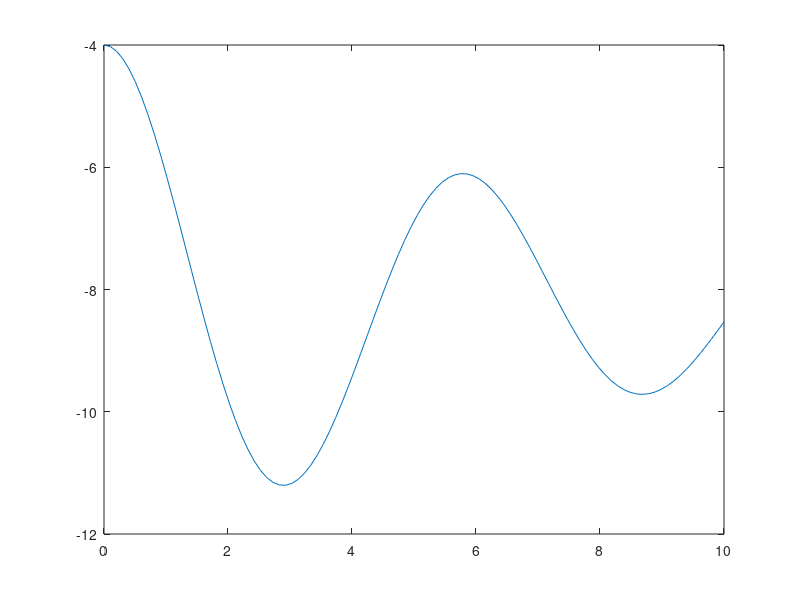
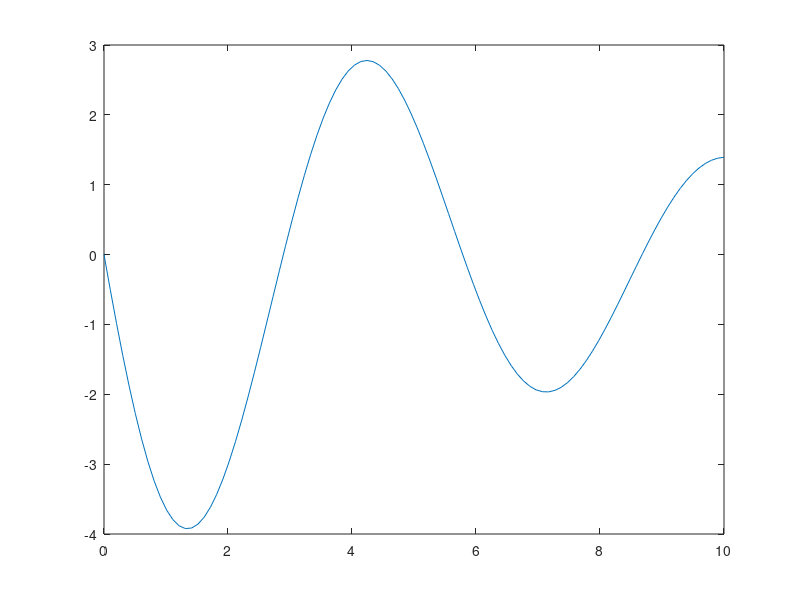
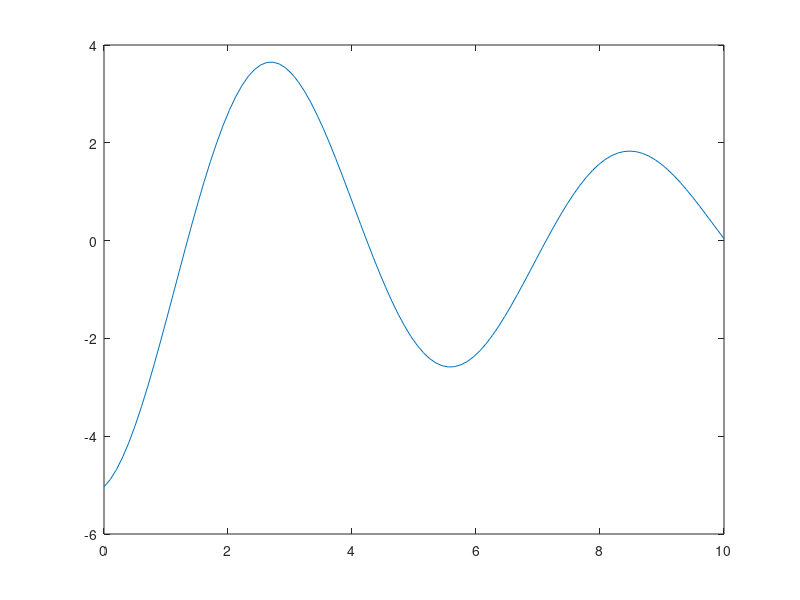
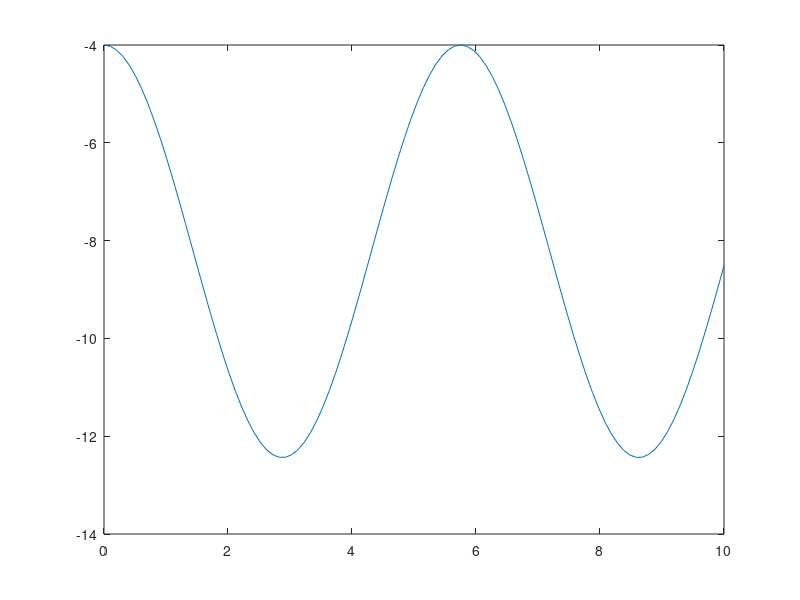

MATLAB code for these plots, in order:
clear;close all;clc;
g = -9.81;
m = 4.1888;
k = 5;
x0 = -4;
v0 = 0;
c = 1;

ttt = linspace(0,10,100);

%% DAMPED
x_anal = g.*k.^(-1).*m+exp(1).^((-1/2).*c.*m.^(-1).*ttt).*(k.^(-1).*((-1).* ...
  g.*m+k.*x0).*cos((1/2).*m.^(-1).*((-1).*c.^2+4.*k.*m).^(1/2).*ttt)+( ...
  (-1).*c.^2+4.*k.*m).^(-1/2).*(2.*m.*v0+c.*k.^(-1).*((-1).*g.*m+k.* ...
  x0)).*sin((1/2).*m.^(-1).*((-1).*c.^2+4.*k.*m).^(1/2).*ttt));

x_dot_anal = exp(1).^((-1/2).*c.*m.^(-1).*ttt).*((1/2).*m.^(-1).*(2.*m.*v0+c.* ...
  k.^(-1).*((-1).*g.*m+k.*x0)).*cos((1/2).*m.^(-1).*((-1).*c.^2+4.* ...
  k.*m).^(1/2).*ttt)+(-1/2).*k.^(-1).*m.^(-1).*((-1).*c.^2+4.*k.*m).^( ...
  1/2).*((-1).*g.*m+k.*x0).*sin((1/2).*m.^(-1).*((-1).*c.^2+4.*k.*m) ...
  .^(1/2).*ttt))+(-1/2).*c.*exp(1).^((-1/2).*c.*m.^(-1).*ttt).*m.^(-1).* ...
  (k.^(-1).*((-1).*g.*m+k.*x0).*cos((1/2).*m.^(-1).*((-1).*c.^2+4.* ...
  k.*m).^(1/2).*ttt)+((-1).*c.^2+4.*k.*m).^(-1/2).*(2.*m.*v0+c.*k.^( ...
  -1).*((-1).*g.*m+k.*x0)).*sin((1/2).*m.^(-1).*((-1).*c.^2+4.*k.*m) ...
  .^(1/2).*ttt));

x_ddot_anal = (-1).*c.*exp(1).^((-1/2).*c.*m.^(-1).*ttt).*m.^(-1).*((1/2).*m.^(-1) ...
  .*(2.*m.*v0+c.*k.^(-1).*((-1).*g.*m+k.*x0)).*cos((1/2).*m.^(-1).*( ...
  (-1).*c.^2+4.*k.*m).^(1/2).*ttt)+(-1/2).*k.^(-1).*m.^(-1).*((-1).* ...
  c.^2+4.*k.*m).^(1/2).*((-1).*g.*m+k.*x0).*sin((1/2).*m.^(-1).*(( ...
  -1).*c.^2+4.*k.*m).^(1/2).*ttt))+(1/4).*c.^2.*exp(1).^((-1/2).*c.* ...
  m.^(-1).*ttt).*m.^(-2).*(k.^(-1).*((-1).*g.*m+k.*x0).*cos((1/2).* ...
  m.^(-1).*((-1).*c.^2+4.*k.*m).^(1/2).*ttt)+((-1).*c.^2+4.*k.*m).^( ...
  -1/2).*(2.*m.*v0+c.*k.^(-1).*((-1).*g.*m+k.*x0)).*sin((1/2).*m.^( ...
  -1).*((-1).*c.^2+4.*k.*m).^(1/2).*ttt))+exp(1).^((-1/2).*c.*m.^(-1) ...
  .*ttt).*((-1/4).*k.^(-1).*m.^(-2).*((-1).*c.^2+4.*k.*m).*((-1).*g.* ...
  m+k.*x0).*cos((1/2).*m.^(-1).*((-1).*c.^2+4.*k.*m).^(1/2).*ttt)+( ...
  -1/4).*m.^(-2).*((-1).*c.^2+4.*k.*m).^(1/2).*(2.*m.*v0+c.*k.^(-1) ...
  .*((-1).*g.*m+k.*x0)).*sin((1/2).*m.^(-1).*((-1).*c.^2+4.*k.*m).^( ...
  1/2).*ttt));

figure;
plot(ttt,x_anal);

figure;
plot(ttt,x_dot_anal)

figure;
plot(ttt,x_ddot_anal)


%% UNDAMPED
x_anal = g.*k.^(-1).*m+k.^(-1).*((-1).*g.*m+k.*x0).*cos(k.^(1/2).*m.^(-1/2) ...
  .*ttt)+k.^(-1/2).*m.^(1/2).*v0.*sin(k.^(1/2).*m.^(-1/2).*ttt);

x_dot_anal = v0.*cos(k.^(1/2).*m.^(-1/2).*ttt)+(-1).*k.^(-1/2).*m.^(-1/2).*((-1) ...
  .*g.*m+k.*x0).*sin(k.^(1/2).*m.^(-1/2).*ttt);

x_ddot_anal = (-1).*m.^(-1).*((-1).*g.*m+k.*x0).*cos(k.^(1/2).*m.^(-1/2).*ttt)+( ...
  -1).*k.^(1/2).*m.^(-1/2).*v0.*sin(k.^(1/2).*m.^(-1/2).*ttt);

figure;
plot(ttt,x_anal);

figure;
plot(ttt,x_dot_anal)

figure;
plot(ttt,x_ddot_anal)